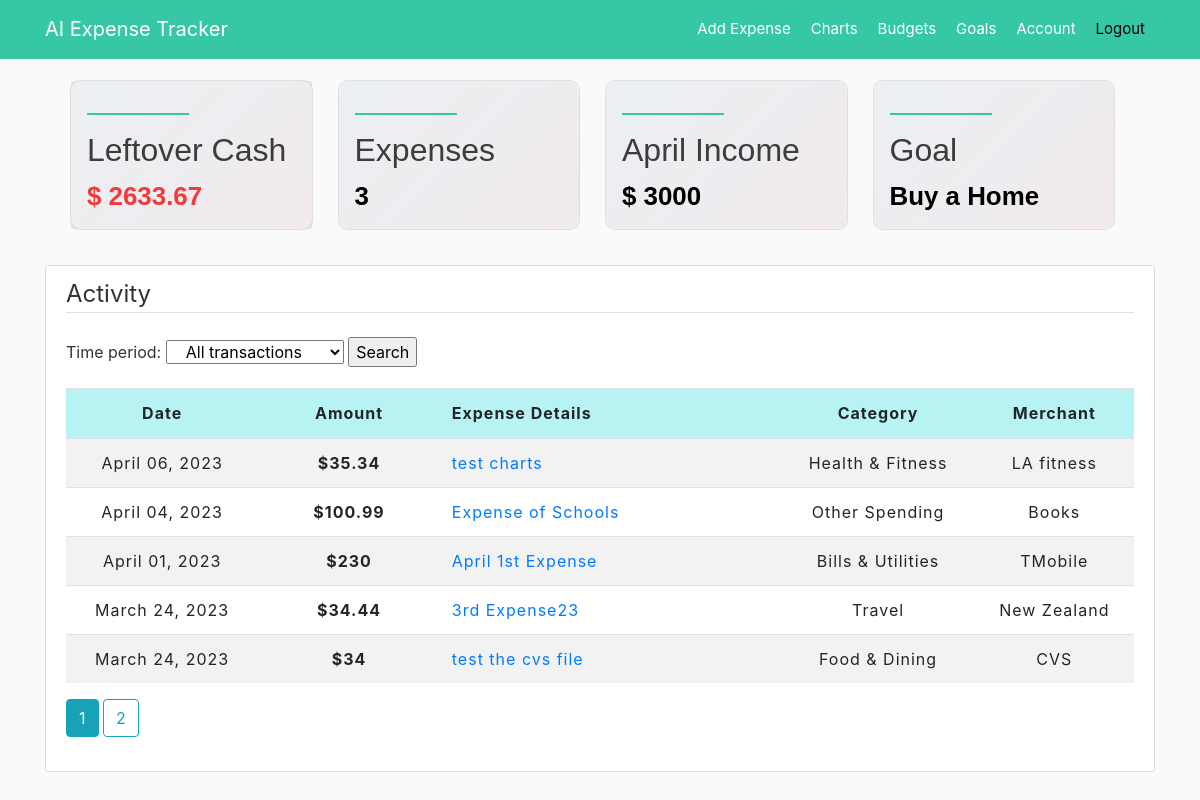
The page /home (signed in) on the database as committed earlier.
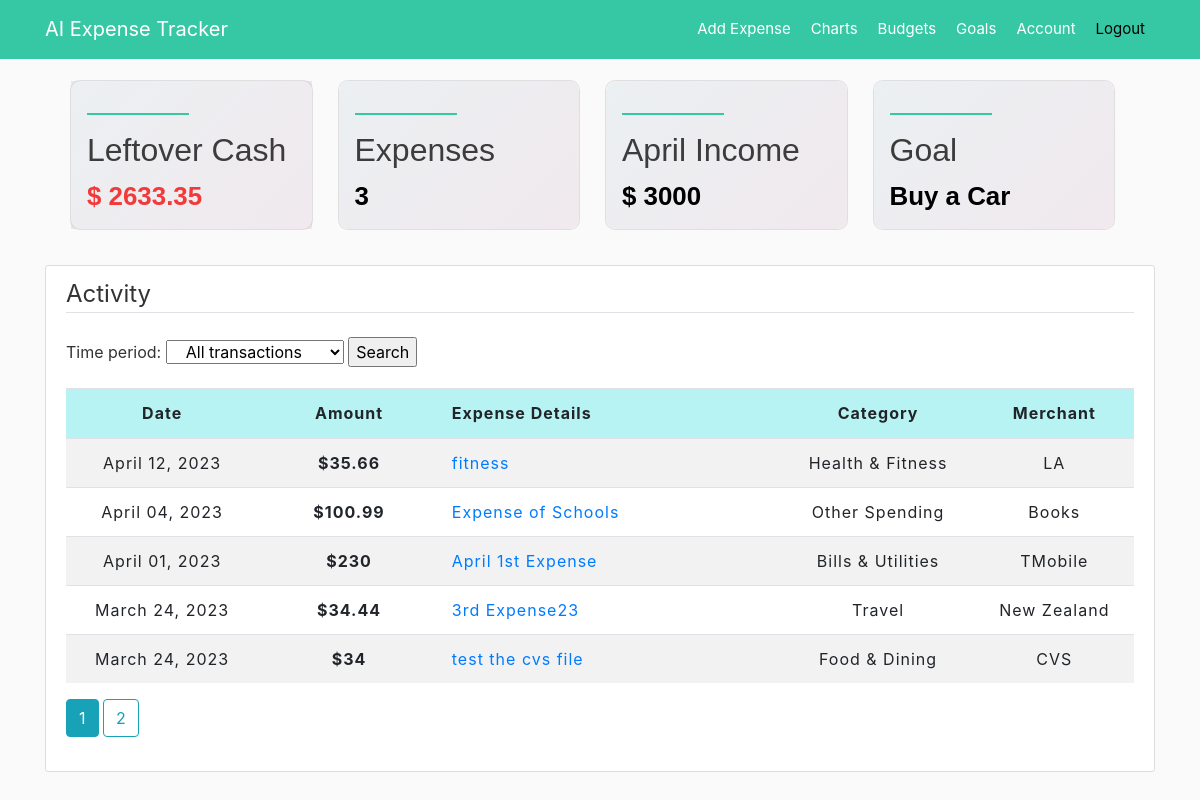
The same page on the database as committed later.
### app/models.py (models this page shows, shortened)
class Goal(db.Model):
    id = db.Column(db.Integer, primary_key=True)
    title = db.Column(db.String(100), nullable=False)
    purpose = db.Column(db.String(100), nullable=False)
    amount = db.Column(db.Numeric(precision=8, asdecimal=False,
                                  scale=2), nullable=False)
    date_start = db.Column(db.DateTime, nullable=False,
                           default=datetime.utcnow)
    date_end = db.Column(db.DateTime, nullable=False)
    period = db.Column(db.String(20), nullable=False)
    amount_saving = db.Column(db.Numeric(precision=8, asdecimal=False,
                                         scale=2), nullable=False, default=0.0)
    user_id = db.Column(db.Integer, db.ForeignKey('user.id'), nullable=False)
    date_posted = db.Column(db.DateTime, nullable=False)

class Expense(db.Model):
    id = db.Column(db.Integer, primary_key=True)
    title = db.Column(db.String(100), nullable=False)
    amount = db.Column(db.Numeric(precision=8, asdecimal=False,
                       decimal_return_scale=2), nullable=False)
    date_spend = db.Column(db.DateTime, nullable=False)
    category = db.Column(db.String(20), nullable=False)
    merchant = db.Column(db.String(30), nullable=False)
    user_id = db.Column(db.Integer, db.ForeignKey('user.id'), nullable=False)
    date_posted = db.Column(db.DateTime, nullable=False)

### app/main/routes.py (the view, shortened to what this page needs)
@head.route("/home", methods=['GET', 'POST'])
@login_required
def home():
    expenses = pagination(Expense, 5)
    expenses_csv()
    budgets_csv()
    goals_csv()
    df_expenses = pd.read_csv("./instance/files/user_expenses.csv")
    int_m = get_date_datetime(CURR_MONTH, '%B').month
    df_expenses['Date Spend'] = pd.to_datetime(df_expenses['Date Spend'])
    num_expenses = df_expenses.loc[df_expenses['Date Spend']
                                   >= datetime(2023, int_m, 1), 'Amount'].count()
    total_expenses = float(df_expenses.loc[df_expenses['Date Spend']
                                           >= datetime(2023, int_m, 1), 'Amount'].sum())
    total_expenses = round(total_expenses, 2)
    left_cash = 0
    current_budget = Budget.query.filter_by(month=CURR_MONTH).first()
    if current_budget is not None:
        left_cash = round(current_budget.income - total_expenses, 2)
        current_budget.left_cash = left_cash
        db.session.commit()
    else:  # No month has been created, display it as NONE
        current_budget = []
    current_goal = Goal.query.order_by(Goal.date_posted.asc()).first()
    if current_goal is not None:
        from_month = get_date_datetime(get_date_str(
            current_goal.date_start, "%Y"), '%Y').month
        to_month = get_date_datetime(get_date_str(
            current_goal.date_end, "%Y"), '%Y').month
        from_year = get_date_datetime(get_date_str(
            current_goal.date_start, "%Y"), '%Y').year
        to_year = get_date_datetime(get_date_str(
            current_goal.date_end, "%Y"), '%Y').year
        total_budget = get_total_budget(
            from_month, to_month, from_year, to_year)
        total_expenses_from_to = df_expenses.loc[(df_expenses['Date Spend'] >= current_goal.date_start)
                                                 & (df_expenses['Date Spend'] <= current_goal.date_end), 'Amount'].sum()
        current_goal.amount_saving = round(
            total_budget - total_expenses_from_to, 2)
        db.session.commit()
    else:
        current_goal = []
    search_form = SearchForm()
    is_pagination = True
    return render_template('home.html',
                           expenses=expenses,
                           num_expenses=num_expenses,
                           total_expenses=total_expenses,
                           currentMonth=CURR_MONTH,
                           current_budget=current_budget,
                           left_cash=left_cash,
                           current_goal=current_goal,
                           form=search_form,
                           is_pagination=is_pagination)

### app/main/forms.py
class SearchForm(FlaskForm):
    time_period = SelectField(validators=[DataRequired()], choices=[
                              "All transactions", "Current day", "Previous day", "Last 7 days", "Last 14 days", "Last 1 month", "Last 2 months"])
    submit = SubmitField("Search")

### app/main/utils.py (called while the page is built)
def pagination(data, ROWS_PER_PAGE):
    page = request.args.get('page', 1, type=int)
    expenses = data.query.order_by(
        data.date_spend.desc()).paginate(page=page, per_page=ROWS_PER_PAGE)
    return expenses

def get_date_str(date_time, format):
    return date_time.strftime(format)

def get_date_datetime(str, format):
    return datetime.strptime(str, format)

def budgets_csv():
    path = os.path.join(
        current_app.root_path, '../instance/files')
    if not os.path.exists(path):
        os.makedirs(path)
    cvs_path = os.path.join(path, 'user_budgets.csv')
    budgets = Budget.query.all()
    if budgets is not None:
        df = pd.DataFrame([(e.id, e.month, e.income, e.budget, e.left_cash, e.user_id, e.date_posted)
                           for e in budgets], columns=['ID', 'Month', 'Income', 'Budget', 'Leftover Cash', 'User_ID', 'Date Posted'])
        df.to_csv(cvs_path, index=False)

### app/templates/home.html (shortened to what this page needs)
{% extends "layout.html" %}
{% block content %}
<div class="cardContainer">
  <div class="card" >
    <div class="left_front">
      <div>
        <hr>
        <h2>Leftover Cash</h2>
        <p>$ {{ left_cash }}</p>
      </div>
    </div>
  </div>
  <div class="card" >
    <div class="front">
      <div>
        <hr>
        <h2>Expenses</h2>
        <p>{{ num_expenses }}</p>
      </div>
    </div>
    <div class="back">
      <div>
        <h4>This month ($)</h4>
        <p>{{ total_expenses }}</p>
        <a href="{{ url_for('expenses.new_expense') }}">Add Expense</a>
      </div>
    </div>
  </div>
  <div class="card" >
    {% if current_budget %}
      <div class="front">
        <div>
          <hr>
          <h2>{{ currentMonth }} Income</h2>
          <p>$ {{ current_budget.income }}</p>
        </div>
      </div>
      <div class="back">
        <div>
          <h4>Budget ($)</h4>
          <p>{{ current_budget.budget }}</p>
          <a href="{{ url_for('budgets.budget_update', budget_id=current_budget.id) }}">Update Budget</a>
        </div>
      </div>
    {% endif %}
  </div>
  <div class="card" >
    {% if current_goal %}
      <div class="front">
        <div>
          <hr>
          <h2>Goal</h2>
          <p>{{ current_goal.purpose }}</p>
        </div>
      </div>
      <div class="back">
        <div>
          <h4>Saving ($)</h4>
          <p>{{ current_goal.amount_saving }}</p>
          <a href="{{ url_for('goals.goal_update', goal_id=current_goal.id) }}">Update Goal</a>
        </div>
      </div>
    {% endif %}
  </div>
</div>
<div class="content-section">
    <legend class="border-bottom mb-4">Activity</legend>
    <div>
      <form method="POST" action="">
        <div class="form-group">
          <label>Time period: </label>
          {{ form.time_period(class="col-2") }}
          {{ form.submit }}
        </div>
      </form>
    </div>
    <div>
        <table id="data" class="table table-striped">
            <thead>
                <tr class="table-header">
                  <th class="text-center">Date</th>
                  <th class="text-center">Amount</th>
                  <th>Expense Details</th>
                  <th class="text-center">Category</th>
                  <th class="text-center">Merchant</th>
                </tr>
              </thead>
              <tbody>
                {% for expense in expenses %}
                  <tr class="table-row">
                    <td class="text-center" style="width: 18%;">{{ expense.date_spend.strftime("%B %d, %Y") }}</td>
                    <th class="text-center" style="width: 17%;">${{ expense.amount }}</th>
                    <td class="text-wrap" style="width: 32%;"><a href="{{ url_for('expenses.expense', expense_id=expense.id) }}">{{ expense.title }}</a></td>
                    <td class="text-center">{{ expense.category }}</td>
                    <td class="text-center">{{ expense.merchant }}</td>
                  </tr>
                {% endfor %}
              </tbody>
        </table>
    </div>
    {% if is_pagination %}
      {% for page_num in expenses.iter_pages(left_edge=1, right_edge=1, left_current=1, right_current=2) %}
        {% if page_num %}
          {% if expenses.page == page_num %}
            <a class="btn btn-info mb-4" href="{{ url_for('head.home', page=page_num) }}">{{ page_num }}</a>
          {% else %}
            <a class="btn btn-outline-info mb-4" href="{{ url_for('head.home', page=page_num) }}">{{ page_num }}</a>
          {% endif %}
        {% else %}
          ...
        {% endif %}
      {% endfor %}
    {% endif %}
</div>
{% endblock content %}

Rows that differ between the two databases and show on the page:
removed Goal: purpose "Buy a Home", amount_saving "10640"
now on this page (row unchanged): Goal: purpose "Buy a Car"
changed Expense "Health & Fitness": date_spend "April 06, 2023" → "April 12, 2023"; amount "35.34" → "35.66"; title "test charts" → "fitness"; merchant "LA fitness" → "LA"
Other text that changed with them:
{{ left_cash }}: "2633.67" → "2633.35"
{{ total_expenses }}: "366.33" → "366.65"
